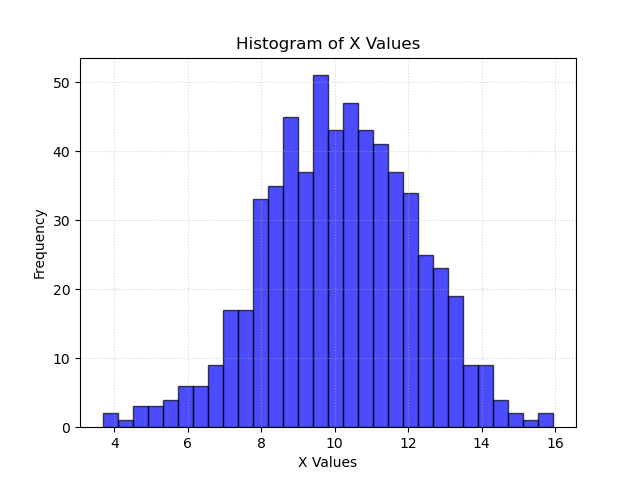

Recreate this plot in Python.
import pandas as pd
import matplotlib.pyplot as plt

# Load data from Excel file
file_path = 'data.xlsx'
df = pd.read_excel(file_path)

# Extract the 'x' values from the DataFrame
x_values = df['his']

# Create a histogram
plt.hist(x_values, bins=30, color='blue', edgecolor='black', alpha=0.7)
#plt.hist(x_values, bins=30, density=True, color='blue', edgecolor='black', alpha=0.7)

# Set axis labels and title
plt.xlabel('X Values')
plt.ylabel('Frequency')
plt.title('Histogram of X Values')

# Add grid
plt.grid(True, linestyle='dotted', alpha=0.5)

# Save the plot as histogram.png
plt.savefig('histogram-frequency.png')

# Show the plot
plt.show()

